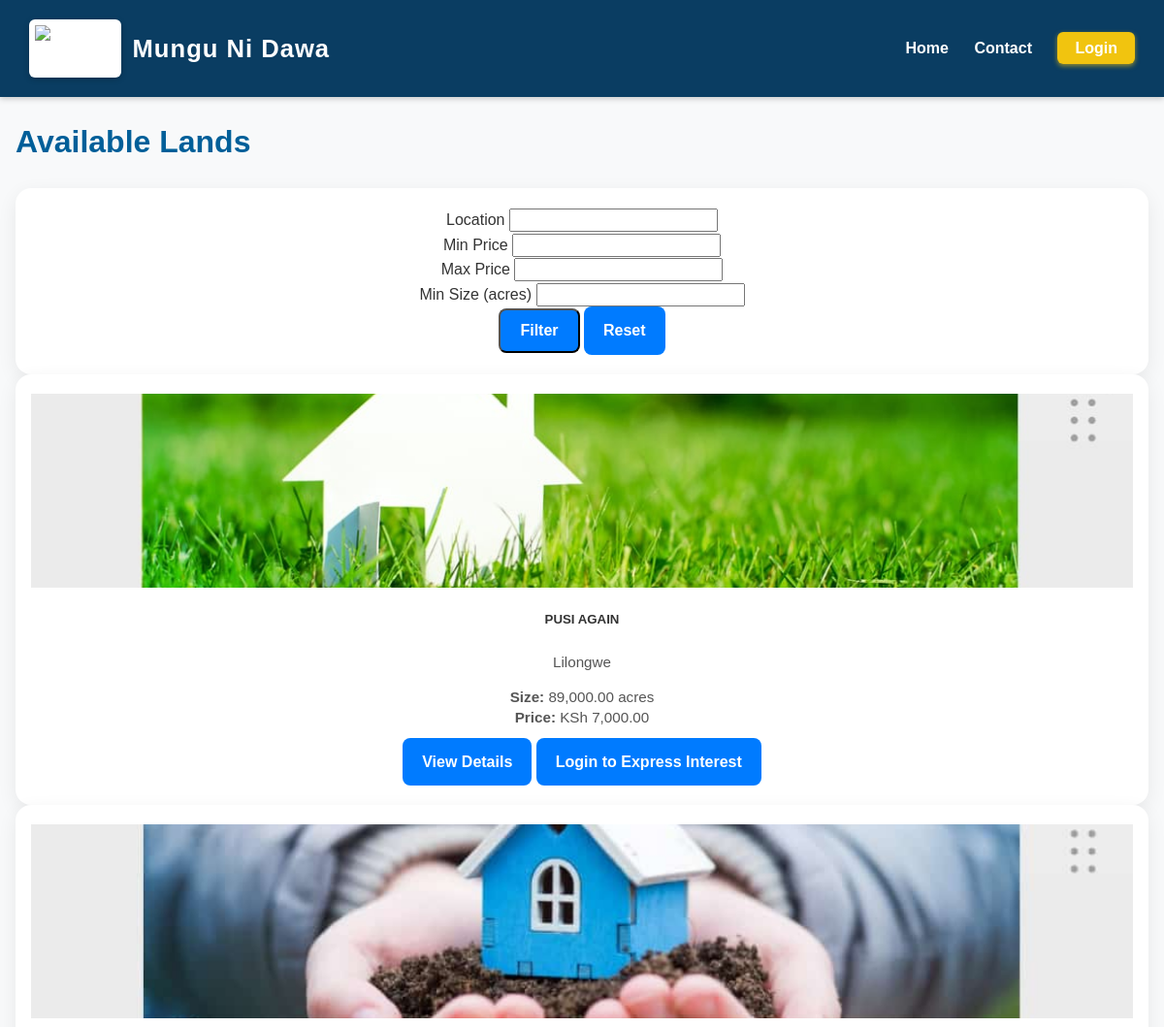
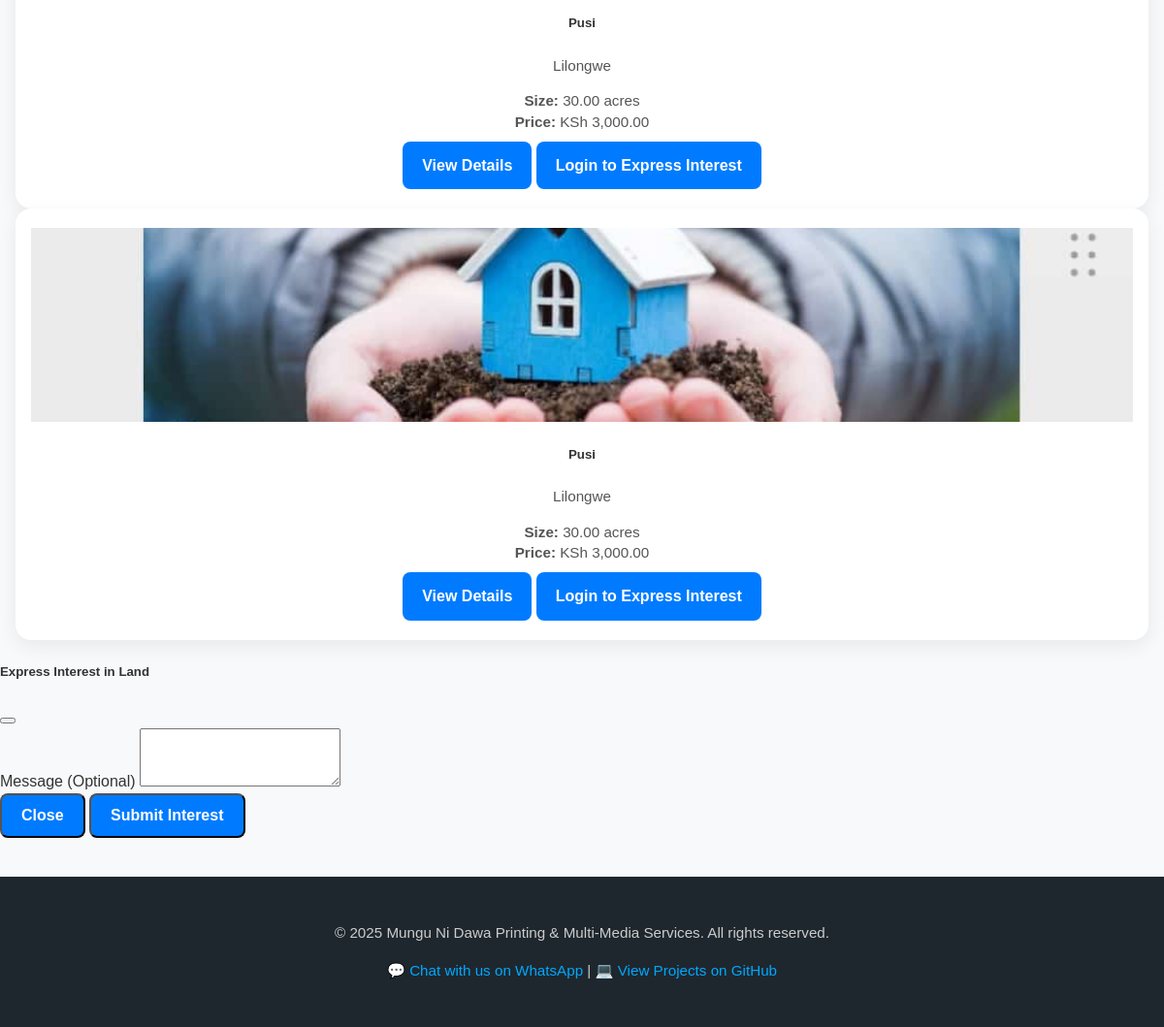
The page /user/land_listing.php on the database its author committed (2 pictures, top to bottom).
### tables this page shows
CREATE TABLE IF NOT EXISTS `lands` (
  `id` int NOT NULL AUTO_INCREMENT,
  `title` varchar(255) NOT NULL,
  `description` text,
  `location` varchar(255) NOT NULL,
  `size` decimal(10,2) NOT NULL COMMENT 'in acres',
  `price` decimal(15,2) NOT NULL,
  `status` enum('available','sold','reserved') DEFAULT 'available',
  `featured` tinyint(1) DEFAULT '0',
  `created_at` timestamp NULL DEFAULT CURRENT_TIMESTAMP,
  `updated_at` timestamp NULL DEFAULT CURRENT_TIMESTAMP ON UPDATE CURRENT_TIMESTAMP,
  PRIMARY KEY (`id`)
);

### user/land_listing.php (the view, shortened to what this page needs)
<?php
include 'includes/db_connect.php';
include 'includes/header.php';
$page = isset($_GET['page']) ? (int)$_GET['page'] : 1;
$per_page = 9;
$offset = ($page - 1) * $per_page;
$where = ["status = 'available'"];
$params = [];
$types = '';
$whereClause = $where ? "WHERE " . implode(" AND ", $where) : "";
$query = "SELECT * FROM lands $whereClause ORDER BY featured DESC, created_at DESC LIMIT ?, ?";
$params[] = $offset;
$params[] = $per_page;
$types .= 'ii';
$stmt = $conn->prepare($query);
$stmt->bind_param($types, ...$params);
$stmt->execute();
$lands = $stmt->get_result()->fetch_all(MYSQLI_ASSOC);
?>
<div class="container">
    <link rel="stylesheet" href="/smart-printing-system/assets/css/land.css">
    <h1 class="my-4">Available Lands</h1>
    <div class="card mb-4">
        <div class="card-body">
            <form method="GET" class="row g-3">
                <div class="col-md-3">
                    <label for="location" class="form-label">Location</label>
                    <input type="text" class="form-control" id="location" name="location"
                           value="<?= htmlspecialchars($_GET['location'] ?? '') ?>">
                </div>
                <div class="col-md-2">
                    <label for="min_price" class="form-label">Min Price</label>
                    <input type="number" class="form-control" id="min_price" name="min_price"
                           value="<?= htmlspecialchars($_GET['min_price'] ?? '') ?>">
                </div>
                <div class="col-md-2">
                    <label for="max_price" class="form-label">Max Price</label>
                    <input type="number" class="form-control" id="max_price" name="max_price"
                           value="<?= htmlspecialchars($_GET['max_price'] ?? '') ?>">
                </div>
                <div class="col-md-2">
                    <label for="min_size" class="form-label">Min Size (acres)</label>
                    <input type="number" step="0.01" class="form-control" id="min_size" name="min_size"
                           value="<?= htmlspecialchars($_GET['min_size'] ?? '') ?>">
                </div>
                <div class="col-md-3 d-flex align-items-end">
                    <button type="submit" class="btn btn-primary me-2">Filter</button>
                    <a href="land_listing.php" class="btn btn-outline-secondary">Reset</a>
                </div>
            </form>
        </div>
    </div>
    <div class="row">
        <?php if (empty($lands)): ?>
            <div class="col-12">
                <div class="alert alert-info">No lands found matching your criteria.</div>
            </div>
        <?php else: ?>
            <?php foreach ($lands as $land): ?>
                <?php
                $img_stmt = $conn->prepare("SELECT image_path FROM land_images WHERE land_id = ? AND is_primary = TRUE LIMIT 1");
                $img_stmt->bind_param("i", $land['id']);
                $img_stmt->execute();
                $primary_image = $img_stmt->get_result()->fetch_assoc();
                ?>
                <div class="col-md-4 mb-4">
                    <div class="card h-100">
                        <img src="/smart-printing-system/uploads/lands/<?= htmlspecialchars($primary_image['image_path'] ?? 'default.jpg') ?>"
                             class="card-img-top" alt="<?= htmlspecialchars($land['title']) ?>" style="height: 200px; object-fit: cover;">
                        <div class="card-body">
                            <h5 class="card-title"><?= htmlspecialchars($land['title']) ?></h5>
                            <p class="card-text text-muted">
                                <i class="fas fa-map-marker-alt"></i> <?= htmlspecialchars($land['location']) ?>
                            </p>
                            <p class="card-text">
                                <strong>Size:</strong> <?= number_format($land['size'], 2) ?> acres<br>
                                <strong>Price:</strong> KSh <?= number_format($land['price'], 2) ?>
                            </p>
                        </div>
                        <div class="card-footer bg-white">
                            <a href="land_details.php?id=<?= $land['id'] ?>" class="btn btn-sm btn-outline-primary">View Details</a>
                            <?php if (isset($_SESSION['users'])): ?>
                                <button class="btn btn-sm btn-success float-end"
                                        onclick="showInterestModal(<?= $land['id'] ?>)">
                                    <i class="fas fa-handshake"></i> Interested
                                </button>
                            <?php else: ?>
                                <a href="../login.php" class="btn btn-sm btn-outline-secondary float-end">
                                    Login to Express Interest
                                </a>
                            <?php endif; ?>
                        </div>
                    </div>
                </div>
            <?php endforeach; ?>
        <?php endif; ?>
    </div>
</div>
<div class="modal fade" id="interestModal" tabindex="-1" aria-hidden="true">
    <div class="modal-dialog">
        <div class="modal-content">
            <div class="modal-header">
                <h5 class="modal-title">Express Interest in Land</h5>
                <button type="button" class="btn-close" data-bs-dismiss="modal" aria-label="Close"></button>
            </div>
            <form id="interestForm" method="POST" action="process_interest.php">
                <div class="modal-body">
                    <div class="mb-3">
                        <label for="message" class="form-label">Message (Optional)</label>
                        <textarea class="form-control" id="message" name="message" rows="3"></textarea>
                    </div>
                </div>
                <div class="modal-footer">
                    <button type="button" class="btn btn-secondary" data-bs-dismiss="modal">Close</button>
                    <button type="submit" class="btn btn-primary">Submit Interest</button>
                </div>
            </form>
        </div>
    </div>
</div>
<?php include 'includes/footer.php'; ?>

### assets/css/style.css (style rules this page uses)
body, html { margin: 0; padding: 0; height: 100%; font-family: 'Cambria', Tahoma, Geneva, Verdana, sans-serif; background-color: #f8f9fa; color: #333; line-height: 1.6; }
a { transition: all 0.3s ease; }
input, select, textarea, button { font-family: inherit; font-size: 1rem; }
.container { max-width: 1200px; margin: 0 auto; padding: 0 16px; }
h1, h2, h3 { color: #005f99; }
.btn, .btn-card { background-color: #007bff; color: white; padding: 12px 20px; text-decoration: none; border-radius: 8px; font-size: 1rem; font-weight: 600; transition: background 0.3s ease, transform 0.2s ease; display: inline-block; }
.card { background-color: #fff; border-radius: 16px; box-shadow: 0 6px 20px rgba(0, 0, 0, 0.07); padding: 20px 16px; display: flex; flex-direction: column; transition: transform 0.3s ease, box-shadow 0.3s ease; text-align: center; min-height: auto; }
.card p, .card ul { margin-bottom: 10px; font-size: 0.95rem; line-height: 1.4; color: #555; }

### rows shown on the page
lands: shows a picture, title "PUSI AGAIN", location "Lilongwe", size "89,000.00", price "7,000.00"
lands: title "Pusi", location "Lilongwe", size "30.00", price "3,000.00"
lands: title "Pusi", location "Lilongwe", size "30.00", price "3,000.00"
